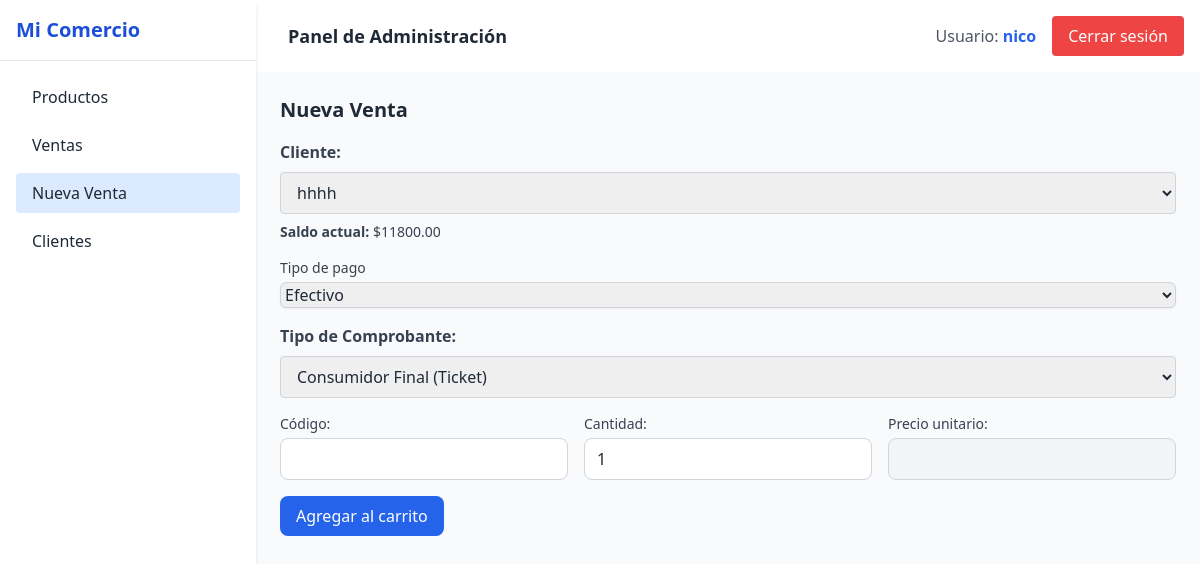
/ventas/nueva/ (signed in), run on an earlier commit of the app's database.
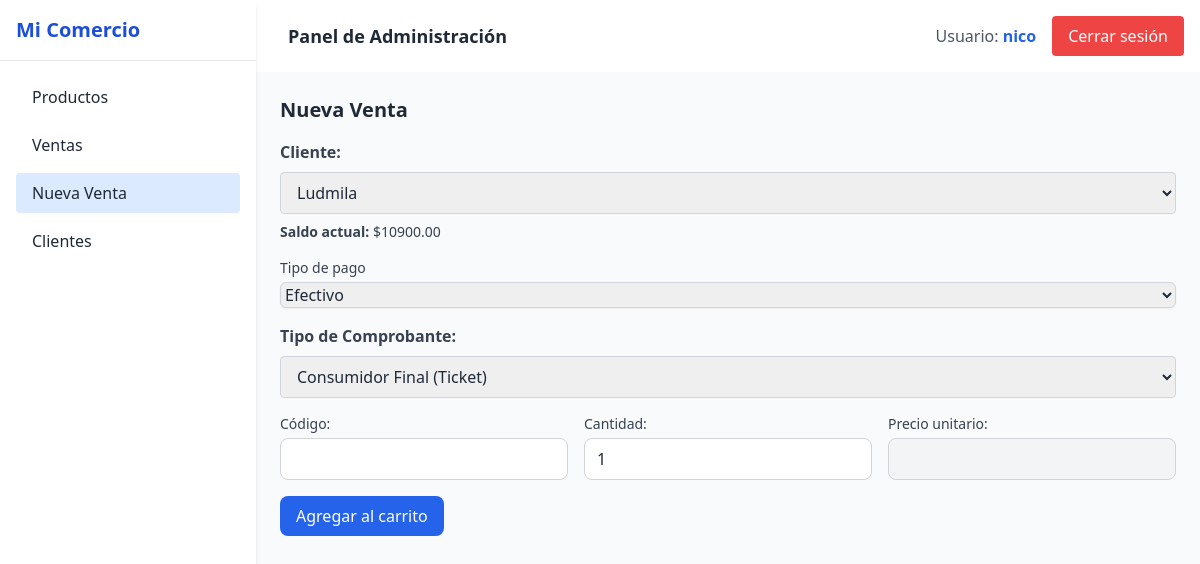
And on a later commit of the database.
### ventas/models.py (models this page shows, shortened)
class Cliente(models.Model):
    nombre = models.CharField(max_length=100)
    cuit = models.CharField(max_length=20, blank=True, null=True)
    direccion = models.CharField(max_length=200, blank=True, null=True)
    saldo = models.DecimalField(default=0, max_digits=10, decimal_places=2)
    cuenta_corriente = models.BooleanField(default=True)
    condicion_iva = models.CharField(max_length=50, choices=[
        ('RI', 'Responsable Inscripto'),
        ('MT', 'Monotributista'),
        ('CF', 'Consumidor Final'),
        ('EX', 'Exento'),
    ], default='CF')
    empresa = models.ForeignKey(Empresa, on_delete=models.CASCADE)

### ventas/views.py (the view, shortened to what this page needs)
# urls.py: path('nueva/', views.nueva_venta, name='nueva_venta'),
@login_required
def nueva_venta(request):
    if 'carrito' not in request.session:
        request.session['carrito'] = []
    carrito = request.session['carrito']
    tipo_comprobante = request.session.get('tipo_comprobante', 'ticket')
    tipo_pago = request.session.get('tipo_pago', 'EF')
    cliente_id = request.session.get('cliente_id')
    if cliente_id and cliente_id != 'Ninguno':
        try:
            cliente_id_int = int(cliente_id)
        except (TypeError, ValueError):
            cliente_id_int = None
    else:
        cliente_id_int = None
    cliente = None
    saldo_cliente = None
    if cliente_id_int:
        try:
            cliente = Cliente.objects.get(id=cliente_id_int)
            saldo_cliente = cliente.saldo
        except Cliente.DoesNotExist:
            saldo_cliente = None
    return render(request, 'ventas/nueva_venta.html', {
        'venta_form': VentaForm(initial={'cliente': cliente_id_int}),
        'detalle_form': DetalleVentaForm(),
        'carrito': carrito,
        'total': sum(float(item['subtotal']) for item in carrito),
        'tipo_comprobante': tipo_comprobante,
        'cliente_id': cliente_id_int,
        'cuenta_corriente': request.session.get('cuenta_corriente', False),
        'saldo_cliente': saldo_cliente,
        'tipo_pago': tipo_pago,
    })

### ventas/forms.py
class VentaForm(forms.ModelForm):
    class Meta:
        model = Venta
        fields = ['cliente']

class DetalleVentaForm(forms.Form):
    producto = forms.ModelChoiceField(queryset=Producto.objects.all())
    cantidad = forms.IntegerField(min_value=1)

### ventas/templates/ventas/nueva_venta.html (shortened to what this page needs)
{% extends 'base.html' %}
{% load custom_filters %}
{% block content %}
<h2 class="text-xl font-bold mb-4">Nueva Venta</h2>
<form method="post" class="mb-6" id="form-agregar">
    <div class="mb-4">
        <label for="id_cliente" class="block text-gray-700 font-bold mb-2">Cliente:</label>
        <select name="cliente" id="id_cliente" class="w-full border border-gray-300 rounded px-3 py-2">
            {% for cliente in venta_form.fields.cliente.queryset %}
            <option value="{{ cliente.id }}" {% if cliente.id|stringformat:"s" == cliente_id|stringformat:"s" %}
            selected{% endif %}>
                {{ cliente.nombre }}
            </option>
            {% endfor %}
        </select>
        <div id="saldo-cliente" class="mt-2 text-sm text-gray-700">
            {% if saldo_cliente is not None %}
            <p><strong>Saldo actual:</strong> ${{ saldo_cliente|floatformat:2 }}</p>
            {% endif %}
        </div>
    </div>
    <div class="mb-4">
        <label for="tipo_pago" class="block text-sm font-medium text-gray-700">Tipo de pago</label>
        <select name="tipo_pago" id="tipo_pago" class="mt-1 block w-full border border-gray-300 rounded-md shadow-sm">
            <option value="EF" {% if tipo_pago == 'EF' %}selected{% endif %}>Efectivo</option>
        </select>
    </div>
    <div class="mb-4">
        <label for="tipo_comprobante" class="block text-gray-700 font-bold mb-2">Tipo de Comprobante:</label>
        <select name="tipo_comprobante" id="tipo_comprobante" class="w-full border border-gray-300 rounded px-3 py-2">
            <option value="ticket" {% if tipo_comprobante|stringformat:"s" == "ticket" %}selected{% endif %}>
                Consumidor Final (Ticket)
            </option>
        </select>
    </div>
    <div class="grid grid-cols-1 md:grid-cols-3 gap-4">
        <div>
            <label for="codigo" class="block text-sm font-medium text-gray-700">Código:</label>
            <input type="text" name="codigo" id="codigo" required autofocus
                class="mt-1 w-full border border-gray-300 rounded-lg px-3 py-2">
        </div>
        <div>
            <label for="cantidad" class="block text-sm font-medium text-gray-700">Cantidad:</label>
            <input type="number" name="cantidad" id="cantidad" value="1" min="0.001" step="0.001" required
                class="mt-1 w-full border border-gray-300 rounded-lg px-3 py-2">
        </div>
        <div>
            <label for="precio" class="block text-sm font-medium text-gray-700">Precio unitario:</label>
            <input type="text" id="precio" readonly
                class="mt-1 w-full bg-gray-100 border border-gray-300 rounded-lg px-3 py-2">
        </div>
    </div>
    <button type="submit" name="agregar" class="mt-4 bg-blue-600 text-white px-4 py-2 rounded-lg hover:bg-blue-700">
        Agregar al carrito
    </button>
</form>
{% endblock %}

What changed in the data, as far as the page shows it:
changed Cliente: saldo "11800.00" → "10900.00"
Also different on the page:
form field cliente: "hhhh" → "Ludmila"
